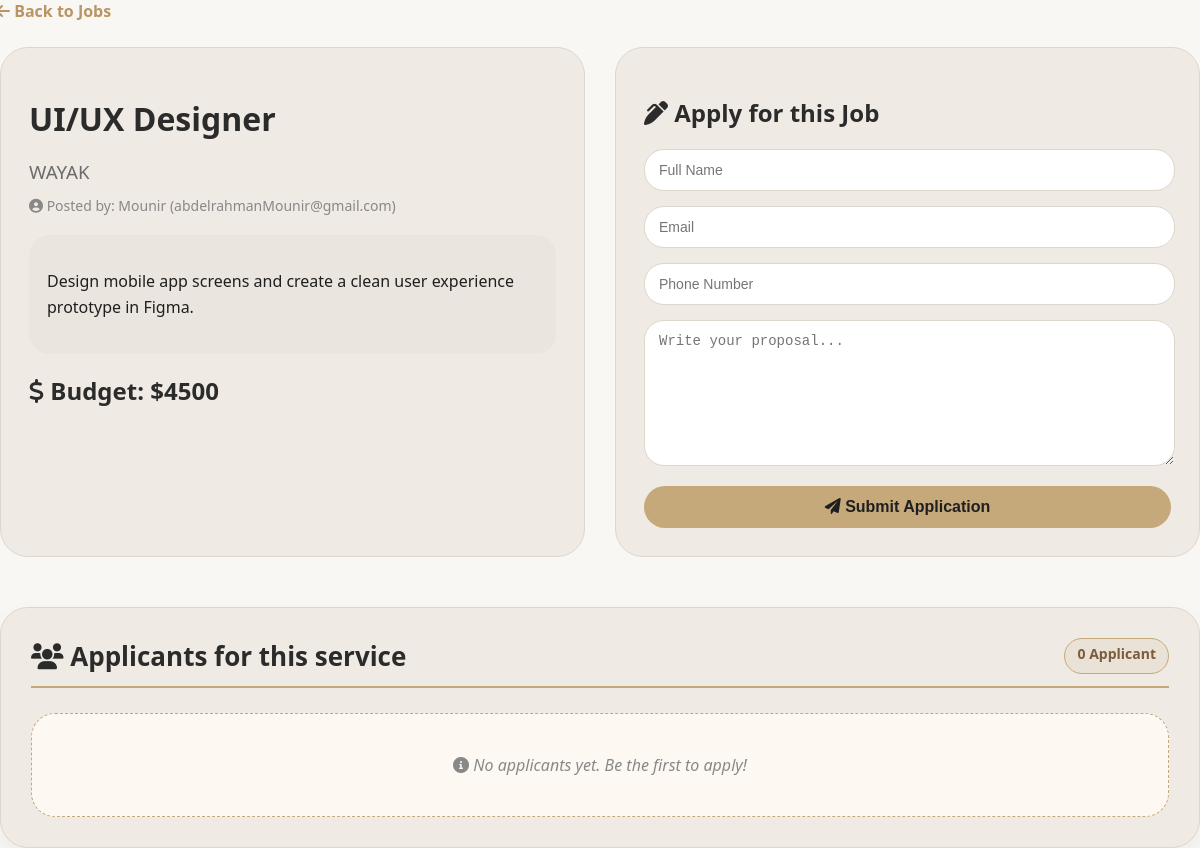
Screenshot of /jobs/3/ with the database file from the repository.
### apps/jobs/models.py (models this page shows, shortened)
class Job(models.Model):
    user = models.ForeignKey(settings.AUTH_USER_MODEL, on_delete=models.CASCADE)
    title = models.CharField(max_length=100)
    description = models.TextField()
    budget = models.IntegerField()
    company = models.CharField(max_length=100)
    created_at = models.DateTimeField(auto_now_add=True)

### apps/accounts/models.py (models this page shows, shortened)
class CustomUser(AbstractUser):
    phone_number = models.CharField(max_length=15, blank=True, null=True)
    user_type = models.CharField(
        max_length=10,
        choices=[('freelancer', 'مستقل')],  # فقط مستقل
        default='freelancer'
    )

### apps/jobs/views.py (the view)
# urls.py: path('<int:id>/', views.job_details, name='job_details'),
def job_details(request, id):
    job = get_object_or_404(Job, id=id)
    applications = Application.objects.filter(job=job)
    return render(request, 'jobs/job_details.html', {
        'job': job,
        'applications': applications
    })

### Frontend/templates/jobs/job_details.html (shortened to what this page needs)
{% load static %}
<!DOCTYPE html>
<html lang="en">
<head>
    <link rel="stylesheet" href="https://cdnjs.cloudflare.com/ajax/libs/font-awesome/6.0.0-beta3/css/all.min.css">
    <link rel="stylesheet" href="{% static 'css/jobs/job_details.css' %}">
</head>
<body>
<div class="main-container">
    <a href="/jobs/" class="back-arrow"><i class="fas fa-arrow-left"></i> Back to Jobs</a>
    <div class="two-columns">
        <div class="job-card">
            <div class="job-header">
                <h1>{{ job.title }}</h1>
                <h3>{{ job.company }}</h3>
                <p class="posted-by"><i class="fas fa-user-circle"></i> Posted by: {{ job.user.username }} ({{ job.user.email }})</p>
            </div>
            <div class="job-description">
                <p>{{ job.description }}</p>
            </div>
            <div class="job-budget">
                <h2><i class="fas fa-dollar-sign"></i> Budget: ${{ job.budget }}</h2>
            </div>
        </div>
        <div class="apply-card">
            <h2><i class="fas fa-pen-alt"></i> Apply for this Job</h2>
            <form method="POST" action="/jobs/apply/{{ job.id }}/" id="applyForm">
                <input type="text" name="full_name" placeholder="Full Name" required>
                <input type="email" name="email" placeholder="Email" required>
                <input type="number" name="phone" placeholder="Phone Number">
                <textarea name="message" placeholder="Write your proposal..." required></textarea>
                <button type="submit"><i class="fas fa-paper-plane"></i> Submit Application</button>
            </form>
        </div>
    </div>
    <div class="applicants-section">
        <div class="section-header">
            <h2><i class="fas fa-users"></i> Applicants for this service</h2>
            <span class="applicants-count">{{ applications|length }} Applicant</span>
        </div>
        {% if applications %}
            <div class="applicants-grid">
                {% for app in applications %}
                    <div class="applicant-card">
                        <div class="applicant-header">
                            <h3 class="applicant-name">{{ app.full_name }}</h3>
                            <div class="applicant-icons">
                                <i class="fas fa-envelope"></i>
                            </div>
                        </div>
                        <div class="applicant-details">
                            <p><i class="fas fa-envelope"></i> <span class="detail-label">Email:</span> {{ app.email }}</p>
                            {% if app.phone %}
                                <p><i class="fas fa-phone-alt"></i> <span class="detail-label">Phone:</span> {{ app.phone }}</p>
                            {% endif %}
                            <div class="applicant-message">
                                <i class="fas fa-comment-dots"></i> <span class="detail-label">Message:</span>
                                <p>{{ app.message|linebreaksbr }}</p>
                            </div>
                        </div>
                    </div>
                {% endfor %}
            </div>
        {% else %}
            <div class="no-applicants">
                <i class="fas fa-info-circle"></i> No applicants yet. Be the first to apply!
            </div>
        {% endif %}
    </div>
</div>
</body>
</html>

### Frontend/static/css/jobs/job_details.css (style rules this page uses)
body { font-family: 'Segoe UI', Arial, sans-serif; background: #F8F7F4; color: #1F1F1F; padding: 40px 20px; margin: 0; padding: 0; }
.main-container { max-width: 1200px; margin: 0 auto; position: relative; }
.back-arrow { display: inline-block; margin-bottom: 25px; font-size: 16px; text-decoration: none; color: #C6A97A; font-weight: bold; transition: 0.2s; }
.two-columns { display: flex; gap: 30px; margin-bottom: 50px; }
.job-card, .apply-card { flex: 1; min-width: 280px; background: #EFEAE3; border: 1px solid #DDD6CC; border-radius: 28px; padding: 28px; }
.job-header h1 { font-size: 32px; color: #2B2B2B; margin-bottom: 8px; }
.job-header h3 { color: #6B6B6B; font-weight: normal; margin-bottom: 12px; }
.posted-by { font-size: 14px; color: #888; margin: 10px 0 5px; }
.job-description { margin: 20px 0; line-height: 1.6; background: rgba(0, 0, 0, 0.02); padding: 18px; border-radius: 20px; }
.job-budget h2 { color: #2B2B2B; font-size: 24px; margin: 15px 0; }
.apply-card h2 { margin-bottom: 20px; color: #2B2B2B; }
.apply-card input, .apply-card textarea { width: 95%; padding: 12px 14px; margin-bottom: 15px; border: 1px solid #DDD6CC; border-radius: 20px; font-size: 14px; background: white; }
.apply-card textarea { min-height: 120px; }
.apply-card button { background: #C6A97A; color: #1F1F1F; border: none; padding: 12px 24px; font-size: 16px; font-weight: bold; border-radius: 40px; cursor: pointer; width: 100%; transition: 0.2s; }
.applicants-section { background: #EFEAE3; border-radius: 28px; border: 1px solid #DDD6CC; padding: 30px; margin-top: 40px; box-shadow: 0 8px 20px rgba(0, 0, 0, 0.05); }
.section-header { display: flex; justify-content: space-between; margin-bottom: 25px; padding-bottom: 12px; border-bottom: 2px solid #C6A97A; }
.section-header h2 { font-size: 26px; color: #2B2B2B; margin: 0; }
.applicants-count { background: #C6A97A20; color: #7A5D3C; padding: 5px 12px; border-radius: 40px; font-size: 14px; font-weight: bold; border: 1px solid #C6A97A; }
.no-applicants { text-align: center; padding: 40px; color: #888; font-style: italic; background: #FDF9F2; border-radius: 24px; border: 1px dashed #C6A97A; }

### rows the page displays
Job: title "UI/UX Designer", company "WAYAK", user.username "Mounir", user.email "abdelrahmanMounir@gmail.com", description "Design mobile app screens and create a clean user experience prototype in Figma.", budget "4500"

### other values shown
{{ applications|length }} "0"
